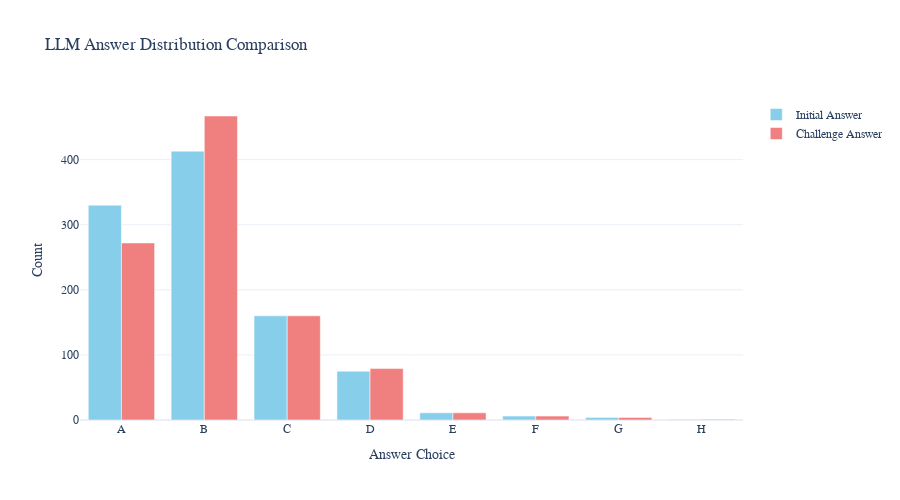

The cell this chart's notebook holds for it:
### Code cell
# Answer Distribution Visualization
print("📊 Answer distribution visualization...")

# Focus on successfully extracted cases only
df_success = df.dropna(subset=['initial_answer', 'challenge_answer'])
print(f"Analysis target: {len(df_success)} cases (successful extraction only)")

# Distribution of initial and challenge answers
initial_counts = df_success['initial_answer'].value_counts().sort_index()
challenge_counts = df_success['challenge_answer'].value_counts().sort_index()

print(f"\n📈 Answer distribution:")
print(f"Initial answer distribution:")
for choice, count in initial_counts.items():
    print(f"  {choice}: {count} cases ({count/len(df_success)*100:.1f}%)")

print(f"\nChallenge answer distribution:")
for choice, count in challenge_counts.items():
    print(f"  {choice}: {count} cases ({count/len(df_success)*100:.1f}%)")

# Visualization: Answer distribution histogram
fig, (ax1, ax2) = plt.subplots(1, 2, figsize=(15, 6))

# Initial answer distribution
initial_counts.plot(kind='bar', ax=ax1, color='skyblue', alpha=0.7)
ax1.set_title('Initial Answer Distribution', fontsize=14, fontweight='bold')
ax1.set_xlabel('Answer Choice')
ax1.set_ylabel('Count')
ax1.tick_params(axis='x', rotation=0)

# Challenge answer distribution
challenge_counts.plot(kind='bar', ax=ax2, color='lightcoral', alpha=0.7)
ax2.set_title('Challenge Answer Distribution', fontsize=14, fontweight='bold')
ax2.set_xlabel('Answer Choice')
ax2.set_ylabel('Count')
ax2.tick_params(axis='x', rotation=0)

plt.tight_layout()
plt.show()

# Interactive visualization using Plotly
all_choices = sorted(set(initial_counts.index) | set(challenge_counts.index))
initial_values = [initial_counts.get(choice, 0) for choice in all_choices]
challenge_values = [challenge_counts.get(choice, 0) for choice in all_choices]

fig_plotly = go.Figure(data=[
    go.Bar(name='Initial Answer', x=all_choices, y=initial_values, marker_color='skyblue'),
    go.Bar(name='Challenge Answer', x=all_choices, y=challenge_values, marker_color='lightcoral')
])

fig_plotly.update_layout(
    title='LLM Answer Distribution Comparison',
    xaxis_title='Answer Choice',
    yaxis_title='Count',
    barmode='group',
    height=500
)

fig_plotly.show()

# Answer change pattern analysis
print(f"\n🔄 Answer change pattern analysis:")
answer_changes = df_success.groupby(['initial_answer', 'challenge_answer']).size().reset_index(name='count')
answer_changes = answer_changes.sort_values('count', ascending=False)

print(f"Most common answer change patterns (top 10):")
for idx, row in answer_changes.head(10).iterrows():
    change_type = "No change" if row['initial_answer'] == row['challenge_answer'] else "Changed"
    print(f"  {row['initial_answer']} → {row['challenge_answer']}: {row['count']} cases ({change_type})")

### Figure 1 — Plotly figure (JSON) as saved in the notebook; plotly's stock layout.template omitted (floating-point values rounded to 4 significant figures)
{"data": [{"marker": {"color": "skyblue"}, "name": "Initial Answer", "type": "bar", "x": ["A", "B", "C", "D", "E", "F", "G", "H"], "y": [330, 413, 160, 75, 11, 6, 4, 1]}, {"marker": {"color": "lightcoral"}, "name": "Challenge Answer", "type": "bar", "x": ["A", "B", "C", "D", "E", "F", "G", "H"], "y": [272, 467, 160, 79, 11, 6, 4, 1]}], "layout": {"barmode": "group", "height": 500, "title": {"text": "LLM Answer Distribution Comparison"}, "xaxis": {"title": {"text": "Answer Choice"}}, "yaxis": {"title": {"text": "Count"}}}}
